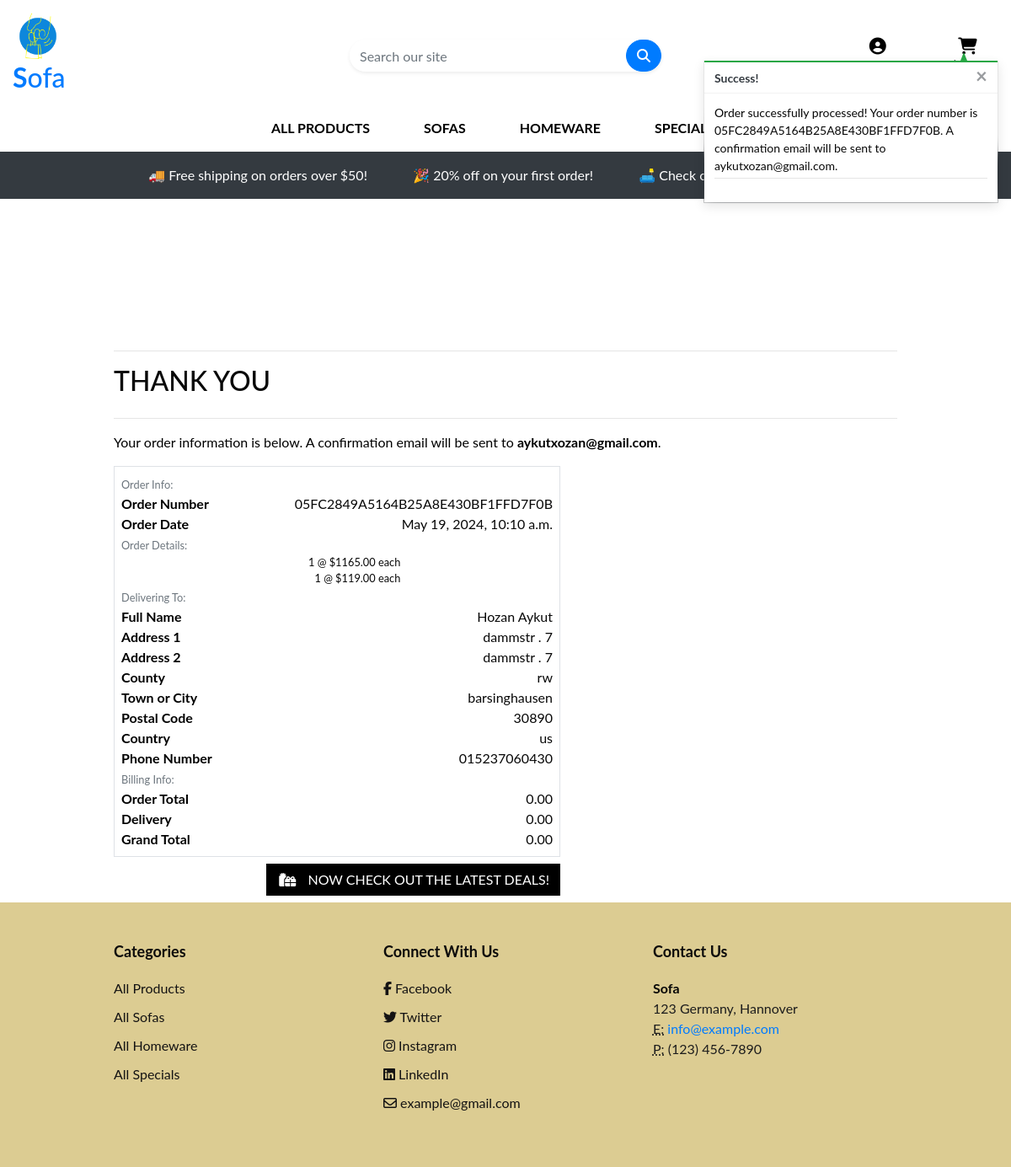
Page /checkout/checkout_success/05FC2849A5164B25A8E430BF1FFD7F0B on the committed database.
### checkout/models.py (models this page shows, shortened)
class Order(models.Model):
    order_number = models.CharField(max_length=32, null=False, editable=False)
    user_profile = models.ForeignKey(UserProfile, on_delete=models.SET_NULL,
                                     null=True, blank=True, related_name='orders')
    full_name = models.CharField(max_length=50, null=False, blank=False)
    email = models.EmailField(max_length=254, null=False, blank=False)
    phone_number = models.CharField(max_length=20, null=False, blank=False)
    country = CountryField(blank_label='Country *', null=False, blank=False)
    postcode = models.CharField(max_length=20, null=True, blank=True)
    town_or_city = models.CharField(max_length=40, null=False, blank=False)
    street_address1 = models.CharField(max_length=80, null=False, blank=False)
    street_address2 = models.CharField(max_length=80, null=True, blank=True)
    county = models.CharField(max_length=80, null=True, blank=True)
    date = models.DateTimeField(auto_now_add=True)
    delivery_cost = models.DecimalField(max_digits=6, decimal_places=2, null=False, default=0)
    order_total = models.DecimalField(max_digits=10, decimal_places=2, null=False, default=0)
    grand_total = models.DecimalField(max_digits=10, decimal_places=2, null=False, default=0)
    original_bag = models.TextField(null=False, blank=False, default='')
    stripe_pid = models.CharField(max_length=254, null=False, blank=False, default='')

class OrderLineItem(models.Model):
    order = models.ForeignKey(Order, null=False, blank=False, on_delete=models.CASCADE, related_name='lineitems')
    product = models.ForeignKey(Product, null=False, blank=False, on_delete=models.CASCADE)
    quantity = models.IntegerField(null=False, blank=False, default=0)
    lineitem_total = models.DecimalField(max_digits=6, decimal_places=2, null=False, blank=False, editable=False)

### products/models.py (models this page shows, shortened)
class Product(models.Model):
    category = models.ForeignKey('Category', null=True, blank=True, on_delete=models.SET_NULL)
    sku = models.CharField(max_length=254, null=True, blank=True)
    name = models.CharField(max_length=254)
    description = models.TextField()
    price = models.DecimalField(max_digits=6, decimal_places=2)
    rating = models.DecimalField(max_digits=6, decimal_places=2, null=True, blank=True)
    image_url = models.URLField(max_length=1024, null=True, blank=True)
    image = models.ImageField(null=True, blank=True)

### checkout/views.py (the view)
# urls.py: path('checkout_success/<order_number>', views.checkout_success, name='checkout_success'),
def checkout_success(request, order_number):
    save_info = request.session.get('save_info')
    order = get_object_or_404(Order, order_number=order_number)
    messages.success(request, f'Order successfully processed! \
        Your order number is {order_number}. A confirmation \
        email will be sent to {order.email}.')
    if 'bag' in request.session:
        del request.session['bag']
    template = 'checkout/checkout_success.html'
    context = {
        'order': order,
    }
    return render(request, template, context)

### bag/contexts.py (called while the page is built, shortened)
def bag_contents(request):
    bag_items = []
    total = 0
    product_count = 0
    bag = request.session.get('bag', {})
    if total < settings.FREE_DELIVERY_THRESHOLD:
        delivery = total * Decimal(settings.STANDARD_DELIVERY_PERCENTAGE / 100)
        free_delivery_delta = settings.FREE_DELIVERY_THRESHOLD - total
    else:
        delivery = 0
        free_delivery_delta = 0
    grand_total = delivery + total
    context = {
        'bag_items': bag_items,
        'total': total,
        'product_count': product_count,
        'delivery': delivery,
        'free_delivery_delta': free_delivery_delta,
        'free_delivery_threshold': settings.FREE_DELIVERY_THRESHOLD,
        'grand_total': grand_total,
    }
    return context

### checkout/templates/checkout/checkout_success.html (shortened to what this page needs)
{% extends "base.html" %}
{% load static %}
{% block extra_css %}
    <link rel="stylesheet" href="{% static 'checkout/css/checkout.css' %}">
{% endblock %}
{% block page_header %}
    <div class="container header-container">
    </div>
{% endblock %}
{% block content %}
    <div class="container">
        <div class="row">
            <div class="col">
                <hr>
                <h2 class="logo-font mb-4">Thank You</h2>
                <hr>
                <p class="text-black">Your order information is below. A confirmation email will be sent to <strong>{{ order.email }}</strong>.</p>
            </div>
        </div>
        <div class="row">
            <div class="col-12 col-lg-7">
                <div class="order-confirmation-wrapper p-2 border">
                    <div class="row">
                        <div class="col">
                            <small class="text-muted">Order Info:</small>
                        </div>
                    </div>
                    <div class="row">
                        <div class="col-12 col-md-4">
                            <p class="mb-0 text-black font-weight-bold">Order Number</p>
                        </div>
                        <div class="col-12 col-md-8 text-md-right">
                            <p class="mb-0">{{ order.order_number }}</p>
                        </div>
                    </div>
                    <div class="row">
                        <div class="col-12 col-md-4">
                            <p class="mb-0 text-black font-weight-bold">Order Date</p>
                        </div>
                        <div class="col-12 col-md-8 text-md-right">
                            <p class="mb-0">{{ order.date }}</p>
                        </div>
                    </div>
                    <div class="row">
                        <div class="col">
                            <small class="text-muted">Order Details:</small>
                        </div>
                    </div>
                    {% for item in order.lineitems.all %}
                    <div class="row">
                        <div class="col-12 col-md-8 text-md-right">
                            <p class="small mb-0">{{ item.quantity }} @ ${{ item.product.price }} each</p>
                        </div>
                    </div>
                    {% endfor %}
                    <div class="row">
                        <div class="col">
                            <small class="text-muted">Delivering To:</small>
                        </div>
                    </div>
                    <div class="row">
                        <div class="col-12 col-md-4">
                            <p class="mb-0 text-black font-weight-bold">Full Name</p>
                        </div>
                        <div class="col-12 col-md-8 text-md-right">
                            <p class="mb-0">{{ order.full_name }}</p>
                        </div>
                    </div>
                    <div class="row">
                        <div class="col-12 col-md-4">
                            <p class="mb-0 text-black font-weight-bold">Address 1</p>
                        </div>
                        <div class="col-12 col-md-8 text-md-right">
                            <p class="mb-0">{{ order.street_address1 }}</p>
                        </div>
                    </div>
                    {% if order.street_address2 %}
                    <div class="row">
                        <div class="col-12 col-md-4">
                            <p class="mb-0 text-black font-weight-bold">Address 2</p>
                        </div>
                        <div class="col-12 col-md-8 text-md-right">
                            <p class="mb-0">{{ order.street_address1 }}</p>
                        </div>
                    </div>
                    {% endif %}
                    {% if order.county %}
                    <div class="row">
                        <div class="col-12 col-md-4">
                            <p class="mb-0 text-black font-weight-bold">County</p>
                        </div>
                        <div class="col-12 col-md-8 text-md-right">
                            <p class="mb-0">{{ order.county }}</p>
                        </div>
                    </div>
                    {% endif %}
                    <div class="row">
                        <div class="col-12 col-md-4">
                            <p class="mb-0 text-black font-weight-bold">Town or City</p>
                        </div>
                        <div class="col-12 col-md-8 text-md-right">
                            <p class="mb-0">{{ order.town_or_city }}</p>
                        </div>
                    </div>
                    {% if order.postcode %}
                    <div class="row">
                        <div class="col-12 col-md-4">
                            <p class="mb-0 text-black font-weight-bold">Postal Code</p>
                        </div>
                        <div class="col-12 col-md-8 text-md-right">
                            <p class="mb-0">{{ order.postcode }}</p>
                        </div>
                    </div>
                    {% endif %}
                    <div class="row">
                        <div class="col-12 col-md-4">
                            <p class="mb-0 text-black font-weight-bold">Country</p>
                        </div>
                        <div class="col-12 col-md-8 text-md-right">
                            <p class="mb-0">{{ order.country }}</p>
                        </div>
                    </div>
                    <div class="row">
                        <div class="col-12 col-md-4">
                            <p class="mb-0 text-black font-weight-bold">Phone Number</p>
                        </div>
                        <div class="col-12 col-md-8 text-md-right">
                            <p class="mb-0">{{ order.phone_number }}</p>
                        </div>
                    </div>
                    <div class="row">
                        <div class="col">
                            <small class="text-muted">Billing Info:</small>
                        </div>
                    </div>
                    <div class="row">
                        <div class="col-12 col-md-4">
                            <p class="mb-0 text-black font-weight-bold">Order Total</p>
                        </div>
                        <div class="col-12 col-md-8 text-md-right">
                            <p class="mb-0">{{ order.order_total }}</p>
                        </div>
                    </div>
                    <div class="row">
                        <div class="col-12 col-md-4">
                            <p class="mb-0 text-black font-weight-bold">Delivery</p>
                        </div>
                        <div class="col-12 col-md-8 text-md-right">
                            <p class="mb-0">{{ order.delivery_cost }}</p>
                        </div>
                    </div>
                    <div class="row">
                        <div class="col-12 col-md-4">
                            <p class="mb-0 text-black font-weight-bold">Grand Total</p>
                        </div>
                        <div class="col-12 col-md-8 text-md-right">
                            <p class="mb-0">{{ order.grand_total }}</p>
                        </div>
                    </div>
                </div>
            </div>
        </div>
        <div class="row">
			<div class="col-12 col-lg-7 text-right">
				<a href="{% url 'products' %}?category=new_arrivals,deals,clearance" class="btn btn-black rounded-0 my-2">
					<span class="icon mr-2">
						<i class="fas fa-gifts"></i>
					</span>
					<span class="text-uppercase">Now check out the latest deals!</span>
				</a>
			</div>
		</div>
    </div>
{% endblock %}

### static/css/base.css (style rules this page uses)
html { height: 100%; }
body { height: calc(100vh - 164px); color: #080808; font-family: 'Lato'; }
.icon { align-items: center; display: inline-flex; justify-content: center; height: 1.5rem; width: 1.5rem; }
.logo-font { text-transform: uppercase; }
.btn-black { background: black; color: white; }
.text-black { color: #000 !important; }
@media (min-width: 1200px) { .container { max-width: 80%; } }
@media (min-width: 992px) { .header-container { padding-top: 164px; } }

### rows in the picture
Order: email "aykutxozan@gmail.com", order_number "05FC2849A5164B25A8E430BF1FFD7F0B", date "May 19, 2024, 10:10 a.m.", full_name "Hozan Aykut", street_address1 "dammstr . 7", county "rw", town_or_city "barsinghausen", postcode "30890", country "us", phone_number "015237060430", order_total "0.00", delivery_cost "0.00", grand_total "0.00"
OrderLineItem: quantity "1", product.price "1165.00"
OrderLineItem: quantity "1", product.price "119.00"

### other values in the picture
{{ free_delivery_threshold }} "50"
{{ message }} "Order successfully processed! Your order number is 05FC2849A5164B25A8E430BF1FFD7F0B. A confirmation email will be sent to aykutxozan@gmail.com."
